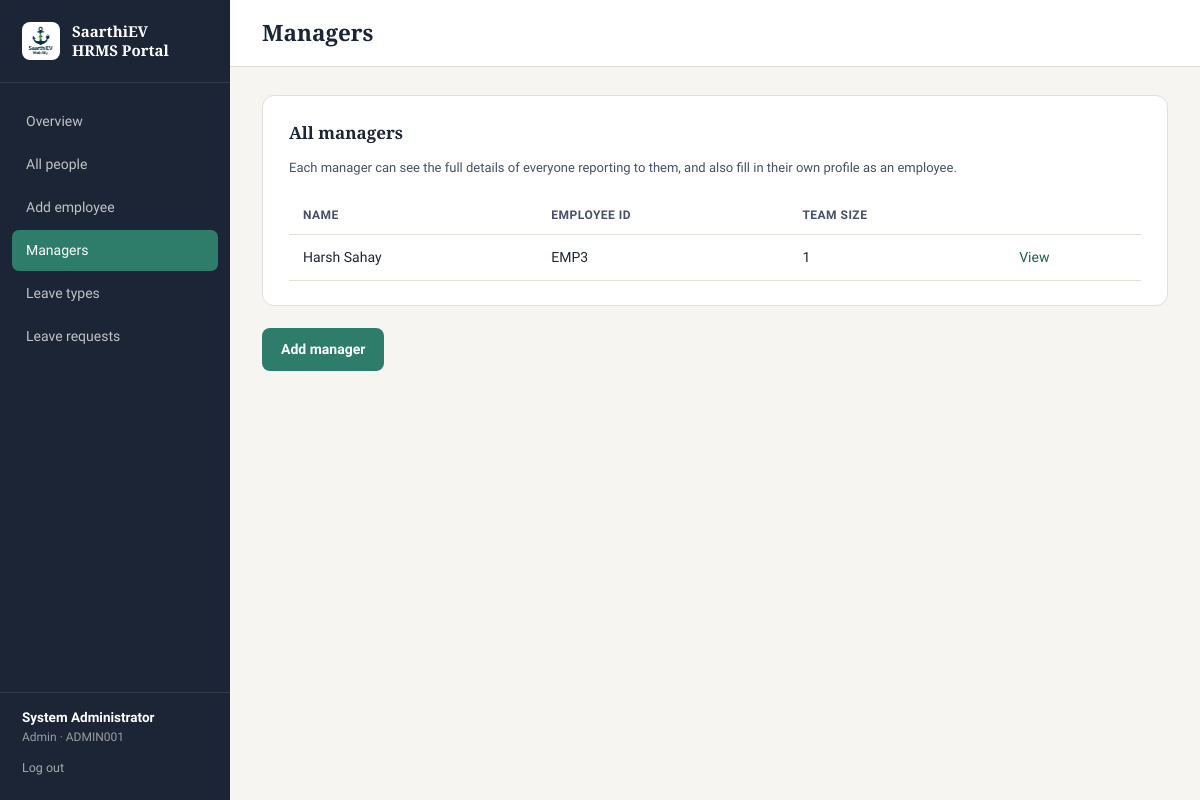
Screenshot of /admin/managers (signed in) with the database file from the repository.
### models.py (models this page shows, shortened)
class EmployeeProfile(db.Model):
    id = db.Column(db.Integer, primary_key=True)
    user_id = db.Column(db.Integer, db.ForeignKey("user.id"), nullable=False, unique=True)
    full_name = db.Column(db.String(150), nullable=False)
    designation = db.Column(db.String(100))
    department = db.Column(db.String(100))
    date_of_joining = db.Column(db.Date)
    reporting_manager_id = db.Column(db.Integer, db.ForeignKey("user.id"), nullable=True)
    date_of_birth = db.Column(db.Date)
    gender = db.Column(db.String(20))
    personal_email = db.Column(db.String(120))
    phone_number = db.Column(db.String(20))
    blood_group = db.Column(db.String(10))
    pan_number = db.Column(db.String(20))
    aadhaar_number = db.Column(db.String(20))
    current_address_line1 = db.Column(db.String(200))
    current_address_line2 = db.Column(db.String(200))
    current_city = db.Column(db.String(100))
    current_state = db.Column(db.String(100))
    current_pincode = db.Column(db.String(10))
    permanent_address_line1 = db.Column(db.String(200))
    permanent_address_line2 = db.Column(db.String(200))
    permanent_city = db.Column(db.String(100))
    permanent_state = db.Column(db.String(100))
    permanent_pincode = db.Column(db.String(10))
    same_as_current = db.Column(db.Boolean, default=False)
    bank_account_number = db.Column(db.String(40))
    bank_ifsc_code = db.Column(db.String(20))
    bank_name = db.Column(db.String(100))
    bank_branch = db.Column(db.String(100))
    previous_company_name = db.Column(db.String(150))
    previous_designation = db.Column(db.String(100))
    previous_employment_from = db.Column(db.Date)
    previous_employment_to = db.Column(db.Date)
    relieving_letter_filename = db.Column(db.String(255))
    emergency_contact_name = db.Column(db.String(150))
    emergency_contact_relation = db.Column(db.String(50))
    emergency_contact_phone = db.Column(db.String(20))
    spouse_name = db.Column(db.String(150))
    spouse_dob = db.Column(db.Date)
    profile_completed = db.Column(db.Boolean, default=False)
    updated_at = db.Column(db.DateTime, default=datetime.utcnow, onupdate=datetime.utcnow)
    reporting_manager = db.relationship("User", foreign_keys=[reporting_manager_id])
    children = db.relationship("Child", backref="profile", cascade="all, delete-orphan")

class User(db.Model, UserMixin):
    id = db.Column(db.Integer, primary_key=True)
    employee_code = db.Column(db.String(20), unique=True, nullable=False)  # e.g. EMP1001
    password_hash = db.Column(db.String(255), nullable=False)
    role = db.Column(db.String(20), nullable=False, default="employee")  # admin / manager / employee
    must_change_password = db.Column(db.Boolean, default=True)
    is_active = db.Column(db.Boolean, nullable=False, default=True)
    created_at = db.Column(db.DateTime, default=datetime.utcnow)
    profile = db.relationship("EmployeeProfile", backref="user", uselist=False,
                               cascade="all, delete-orphan",
                               foreign_keys="EmployeeProfile.user_id")

### routes.py (the view)
    @app.route("/admin/managers")
    @role_required("admin")
    def admin_manager_list():
        managers = User.query.filter_by(role="manager").all()
        team_counts = {
            m.id: EmployeeProfile.query.filter_by(reporting_manager_id=m.id).count()
            for m in managers
        }
        return render_template("admin/manager_list.html", managers=managers, team_counts=team_counts)

### app.py (called while the page is built)
@login_manager.user_loader
def load_user(user_id):
    return db.session.get(User, int(user_id))

def role_required(*roles):
    from functools import wraps
    def decorator(f):
        @wraps(f)
        def wrapped(*args, **kwargs):
            if not current_user.is_authenticated:
                return redirect(url_for("login"))
            if current_user.role not in roles:
                abort(403)
            return f(*args, **kwargs)
        return wrapped
    return decorator

### templates/admin/manager_list.html (shortened to what this page needs)
{% extends "base.html" %}
{% block page_title %}Managers{% endblock %}
{% block content %}
<div class="card">
  <h3>All managers</h3>
  <p class="card-sub">Each manager can see the full details of everyone reporting to them, and also fill in their own profile as an employee.</p>
  {% if managers %}
  <table class="list">
    <thead>
      <tr><th>Name</th><th>Employee ID</th><th>Team size</th><th></th></tr>
    </thead>
    <tbody>
      {% for m in managers %}
      <tr>
        <td>{{ m.profile.full_name if m.profile else '—' }}</td>
        <td>{{ m.employee_code }}</td>
        <td>{{ team_counts.get(m.id, 0) }}</td>
        <td><a href="{{ url_for('admin_view_employee', user_id=m.id) }}">View</a></td>
      </tr>
      {% endfor %}
    </tbody>
  </table>
  {% else %}
  <div class="empty-state">
    <div class="sq"></div>
    No managers yet. Add one from the "Add employee" page and choose account type "Manager".
  </div>
  {% endif %}
</div>
<a href="{{ url_for('admin_create_employee') }}" class="btn btn-primary">Add manager</a>
{% endblock %}

### templates/base.html (shortened to what this page needs)
<!DOCTYPE html>
<html lang="en">
<head>
  <link rel="stylesheet" href="{{ url_for('static', filename='css/style.css') }}">
</head>
<body>
  <div class="shell">
    <aside class="sidebar">
      <div class="brand">
        <span class="brand-logo-chip"><img src="{{ url_for('static', filename='img/logo.png') }}" alt="SaarthiEV Mobility"></span>
        <span class="word">SaarthiEV<br>HRMS Portal</span>
      </div>
      <nav>
        {% if current_user.role == 'admin' %}
          <a href="{{ url_for('admin_dashboard') }}" class="{{ 'active' if request.endpoint == 'admin_dashboard' }}">Overview</a>
          <a href="{{ url_for('admin_employee_list') }}" class="{{ 'active' if request.endpoint in ['admin_employee_list','admin_view_employee'] }}">All people</a>
          <a href="{{ url_for('admin_create_employee') }}" class="{{ 'active' if request.endpoint == 'admin_create_employee' }}">Add employee</a>
          <a href="{{ url_for('admin_manager_list') }}" class="{{ 'active' if request.endpoint == 'admin_manager_list' }}">Managers</a>
          <a href="{{ url_for('admin_leave_types') }}" class="{{ 'active' if request.endpoint == 'admin_leave_types' }}">Leave types</a>
          <a href="{{ url_for('admin_leave_requests') }}" class="{{ 'active' if request.endpoint == 'admin_leave_requests' }}">Leave requests</a>
        {% endif %}
      </nav>
      <div class="who">
        <div class="name">{{ current_user.profile.full_name if current_user.profile else current_user.employee_code }}</div>
        <div class="role">{{ current_user.role }} · {{ current_user.employee_code }}</div>
        <form action="{{ url_for('logout') }}" method="get">
          <button type="submit">Log out</button>
        </form>
      </div>
    </aside>
    <div class="main">
      <div class="topbar">
        <h2 style="margin:0;">{% block page_title %}{% endblock %}</h2>
      </div>
      <div class="content">
        {% block content %}{% endblock %}
      </div>
    </div>
  </div>
</body>
</html>

### static/css/style.css (style rules this page uses)
:root { --ink: #1C2536; --ink-soft: #475066; --paper: #F7F5F1; --paper-raised: #FFFFFF; --line: #E3DFD6; --teal: #2E7D6B; --teal-dark: #225C4F; --amber: #C8862A; --rose: #B3433B; --rose-soft: #F6E3E1; --amber-soft: #F8EBD9; --teal-soft: #E1EEE9; --radius: 8px; --shadow: 0 1px 2px rgba(28, 37, 54, 0.06), 0 4px 14px rgba(28, 37, 54, 0.05); }
* { box-sizing: border-box; }
body { margin: 0; font-family: "Source Sans 3", "Segoe UI", system-ui, sans-serif; background: var(--paper); color: var(--ink); font-size: 15px; line-height: 1.5; }
h1, h2, h3, .display { font-family: "Source Serif 4", Georgia, serif; font-weight: 600; color: var(--ink); margin: 0 0 .35em; }
a { color: var(--teal-dark); text-decoration: none; }
.btn { display: inline-flex; align-items: center; justify-content: center; gap: 6px; padding: 10px 18px; border-radius: var(--radius); border: 1px solid transparent; font-size: 14px; font-weight: 600; cursor: pointer; font-family: inherit; transition: opacity .15s, background .15s; }
.btn-primary { background: var(--teal); color: #fff; }
.shell { display: flex; min-height: 100vh; }
.sidebar { width: 230px; background: var(--ink); color: #fff; flex-shrink: 0; display: flex; flex-direction: column; padding: 22px 0; }
.sidebar .brand { display: flex; align-items: center; gap: 12px; padding: 0 22px 22px; border-bottom: 1px solid rgba(255,255,255,.1); margin-bottom: 18px; }
.sidebar .brand .brand-logo-chip { background: #fff; border-radius: 8px; width: 38px; height: 38px; flex-shrink: 0; display: flex; align-items: center; justify-content: center; padding: 4px; }
.sidebar .brand .brand-logo-chip img { width: 100%; height: 100%; object-fit: contain; }
.sidebar .brand .word { font-family: "Source Serif 4", serif; font-weight: 700; font-size: 15px; line-height: 1.25; color: #fff; }
.sidebar nav { display: flex; flex-direction: column; gap: 2px; padding: 0 12px; flex-grow: 1; }
.sidebar nav a { color: rgba(255,255,255,.72); padding: 10px 14px; border-radius: 7px; font-size: 14px; font-weight: 500; text-decoration: none; }
.sidebar nav a.active { background: var(--teal); color: #fff; }
.sidebar .who { padding: 14px 22px 0; border-top: 1px solid rgba(255,255,255,.1); margin-top: 10px; }
.sidebar .who .name { font-size: 13.5px; font-weight: 600; color: #fff; }
.sidebar .who .role { font-size: 12px; color: rgba(255,255,255,.55); text-transform: capitalize; }
.sidebar .who form { margin-top: 10px; }
.sidebar .who button { background: none; border: none; color: rgba(255,255,255,.6); font-size: 12.5px; cursor: pointer; padding: 0; font-family: inherit; }
.main { flex-grow: 1; min-width: 0; }
.topbar { background: var(--paper-raised); border-bottom: 1px solid var(--line); padding: 16px 32px; display: flex; align-items: center; justify-content: space-between; }
.content { padding: 28px 32px 60px; max-width: 1100px; }
.card { background: var(--paper-raised); border: 1px solid var(--line); border-radius: 12px; padding: 24px 26px; margin-bottom: 22px; }
.card h3 { font-size: 17px; margin-bottom: 4px; }
.card .card-sub { color: var(--ink-soft); font-size: 13px; margin-bottom: 18px; }
table.list { width: 100%; border-collapse: collapse; }
table.list th { text-align: left; font-size: 12px; text-transform: uppercase; letter-spacing: .04em; color: var(--ink-soft); padding: 10px 14px; border-bottom: 1px solid var(--line); }
table.list td { padding: 12px 14px; border-bottom: 1px solid var(--line); font-size: 14px; vertical-align: middle; }

### rows the page displays
EmployeeProfile: profile "System Administrator"
User: role "Admin", employee_code "ADMIN001"
User: profile "Harsh Sahay", employee_code "EMP3", get "1"
